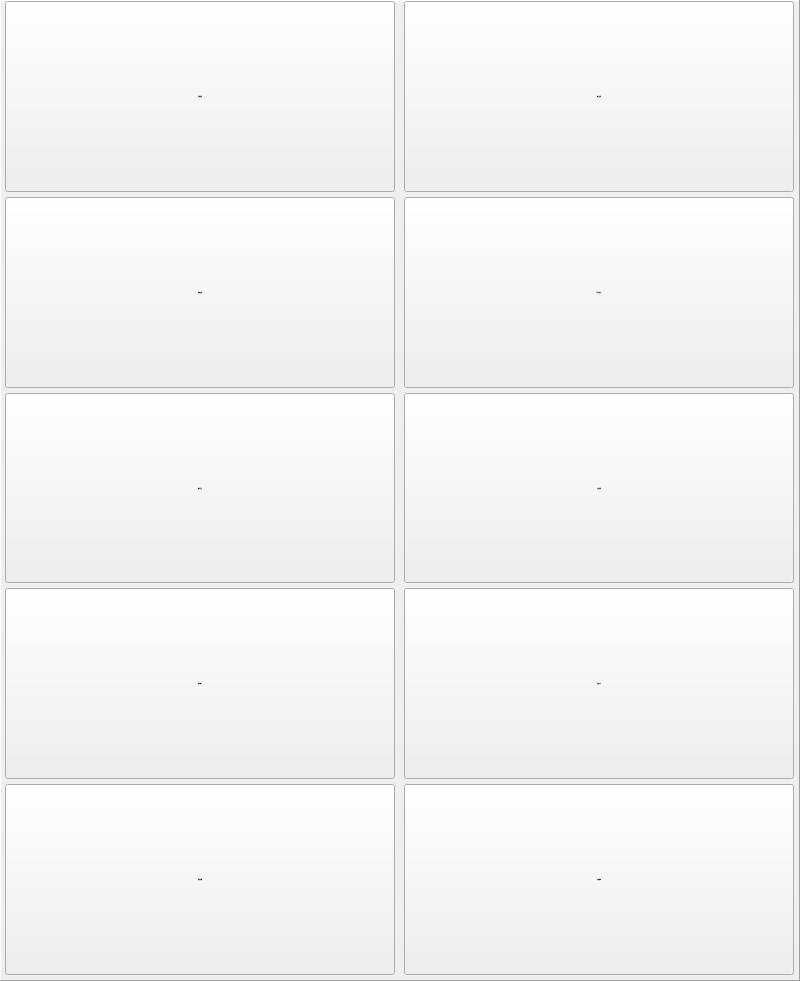
<?xml version="1.0" encoding="UTF-8"?>
<ui version="4.0">
 <class>Formmenu</class>
 <widget class="QWidget" name="Formmenu">
  <property name="geometry">
   <rect>
    <x>0</x>
    <y>0</y>
    <width>800</width>
    <height>981</height>
   </rect>
  </property>
  <property name="sizePolicy">
   <sizepolicy hsizetype="Fixed" vsizetype="Fixed">
    <horstretch>0</horstretch>
    <verstretch>0</verstretch>
   </sizepolicy>
  </property>
  <property name="minimumSize">
   <size>
    <width>800</width>
    <height>981</height>
   </size>
  </property>
  <property name="maximumSize">
   <size>
    <width>800</width>
    <height>981</height>
   </size>
  </property>
  <property name="font">
   <font>
    <family>微软雅黑</family>
    <pointsize>-1</pointsize>
    <weight>50</weight>
    <italic>false</italic>
    <bold>false</bold>
   </font>
  </property>
  <property name="windowTitle">
   <string notr="true">功能画面</string>
  </property>
  <property name="styleSheet">
   <string notr="true">font: 40px &quot;微软雅黑&quot;;</string>
  </property>
  <layout class="QGridLayout" name="gridLayoutForm">
   <property name="margin">
    <number>0</number>
   </property>
   <property name="spacing">
    <number>0</number>
   </property>
   <item row="0" column="0">
    <widget class="QFrame" name="frameMenu">
     <property name="sizePolicy">
      <sizepolicy hsizetype="Expanding" vsizetype="Expanding">
       <horstretch>0</horstretch>
       <verstretch>0</verstretch>
      </sizepolicy>
     </property>
     <property name="maximumSize">
      <size>
       <width>16777215</width>
       <height>16777215</height>
      </size>
     </property>
     <property name="font">
      <font>
       <family>微软雅黑</family>
       <pointsize>-1</pointsize>
       <weight>50</weight>
       <italic>false</italic>
       <bold>false</bold>
      </font>
     </property>
     <property name="focusPolicy">
      <enum>Qt::NoFocus</enum>
     </property>
     <property name="styleSheet">
      <string notr="true">/* Set the toolbutton style */

QToolButton
{
/*	color: white;*/
	
	background-color: rgb(220, 220, 220);
}
QToolButton:!pressed
{

/*	border-image: url(:/img/widget/ServoBtnNormal.png) 12 12 12 12;*/
	border-top: 12px transparent;
	border-right: 12px transparent;
	border-bottom: 12px transparent;
	border-left: 12px transparent;
}


QToolButton:pressed
{
/*	border-image: url(:/img/widget/ServoBtnNormal.png) 12 12 12 12;*/
	border-top: 12px transparent;
	border-right: 12px transparent;
	border-bottom: 12px transparent;
	border-left: 12px transparent;
}
</string>
     </property>
     <property name="frameShape">
      <enum>QFrame::Panel</enum>
     </property>
     <property name="frameShadow">
      <enum>QFrame::Raised</enum>
     </property>
     <property name="IsMainArea" stdset="0">
      <bool>true</bool>
     </property>
     <layout class="QGridLayout" name="gridLayout">
      <property name="leftMargin">
       <number>0</number>
      </property>
      <property name="topMargin">
       <number>0</number>
      </property>
      <property name="rightMargin">
       <number>0</number>
      </property>
      <property name="bottomMargin">
       <number>5</number>
      </property>
      <property name="spacing">
       <number>5</number>
      </property>
      <item row="1" column="1">
       <widget class="QPushButton" name="toolButtonVarInit">
        <property name="sizePolicy">
         <sizepolicy hsizetype="Fixed" vsizetype="Expanding">
          <horstretch>0</horstretch>
          <verstretch>0</verstretch>
         </sizepolicy>
        </property>
        <property name="minimumSize">
         <size>
          <width>390</width>
          <height>0</height>
         </size>
        </property>
        <property name="maximumSize">
         <size>
          <width>390</width>
          <height>195</height>
         </size>
        </property>
        <property name="font">
         <font>
          <family>微软雅黑</family>
          <pointsize>-1</pointsize>
          <weight>50</weight>
          <italic>false</italic>
          <bold>false</bold>
         </font>
        </property>
        <property name="focusPolicy">
         <enum>Qt::NoFocus</enum>
        </property>
        <property name="styleSheet">
         <string notr="true"/>
        </property>
        <property name="text">
         <string>程序初始化</string>
        </property>
        <property name="icon">
         <iconset resource="xPad.qrc">
          <normaloff>:/img/64X64/ElecGear.png</normaloff>:/img/64X64/ElecGear.png</iconset>
        </property>
        <property name="iconSize">
         <size>
          <width>64</width>
          <height>64</height>
         </size>
        </property>
       </widget>
      </item>
      <item row="2" column="1">
       <widget class="QPushButton" name="toolButtonUiSetup">
        <property name="sizePolicy">
         <sizepolicy hsizetype="Fixed" vsizetype="Expanding">
          <horstretch>0</horstretch>
          <verstretch>0</verstretch>
         </sizepolicy>
        </property>
        <property name="minimumSize">
         <size>
          <width>390</width>
          <height>0</height>
         </size>
        </property>
        <property name="maximumSize">
         <size>
          <width>390</width>
          <height>195</height>
         </size>
        </property>
        <property name="font">
         <font>
          <family>微软雅黑</family>
          <pointsize>-1</pointsize>
          <weight>50</weight>
          <italic>false</italic>
          <bold>false</bold>
         </font>
        </property>
        <property name="focusPolicy">
         <enum>Qt::NoFocus</enum>
        </property>
        <property name="text">
         <string>界面设置</string>
        </property>
        <property name="icon">
         <iconset resource="xPad.qrc">
          <normaloff>:/img/64X64/UiSetup.png</normaloff>:/img/64X64/UiSetup.png</iconset>
        </property>
        <property name="iconSize">
         <size>
          <width>64</width>
          <height>64</height>
         </size>
        </property>
       </widget>
      </item>
      <item row="5" column="1">
       <widget class="QPushButton" name="toolButtonInformation">
        <property name="sizePolicy">
         <sizepolicy hsizetype="Fixed" vsizetype="Expanding">
          <horstretch>0</horstretch>
          <verstretch>0</verstretch>
         </sizepolicy>
        </property>
        <property name="minimumSize">
         <size>
          <width>390</width>
          <height>0</height>
         </size>
        </property>
        <property name="maximumSize">
         <size>
          <width>390</width>
          <height>195</height>
         </size>
        </property>
        <property name="font">
         <font>
          <family>微软雅黑</family>
          <pointsize>-1</pointsize>
          <weight>50</weight>
          <italic>false</italic>
          <bold>false</bold>
         </font>
        </property>
        <property name="focusPolicy">
         <enum>Qt::NoFocus</enum>
        </property>
        <property name="text">
         <string>系统信息</string>
        </property>
        <property name="icon">
         <iconset resource="xPad.qrc">
          <normaloff>:/img/64X64/Information.png</normaloff>:/img/64X64/Information.png</iconset>
        </property>
        <property name="iconSize">
         <size>
          <width>64</width>
          <height>64</height>
         </size>
        </property>
       </widget>
      </item>
      <item row="3" column="1">
       <widget class="QPushButton" name="toolButtonSyslog">
        <property name="sizePolicy">
         <sizepolicy hsizetype="Fixed" vsizetype="Expanding">
          <horstretch>0</horstretch>
          <verstretch>0</verstretch>
         </sizepolicy>
        </property>
        <property name="minimumSize">
         <size>
          <width>390</width>
          <height>0</height>
         </size>
        </property>
        <property name="maximumSize">
         <size>
          <width>390</width>
          <height>195</height>
         </size>
        </property>
        <property name="font">
         <font>
          <family>微软雅黑</family>
          <pointsize>-1</pointsize>
          <weight>50</weight>
          <italic>false</italic>
          <bold>false</bold>
         </font>
        </property>
        <property name="text">
         <string>系统日志</string>
        </property>
        <property name="icon">
         <iconset resource="xPad.qrc">
          <normaloff>:/img/64X64/LogViewer.png</normaloff>:/img/64X64/LogViewer.png</iconset>
        </property>
        <property name="iconSize">
         <size>
          <width>64</width>
          <height>64</height>
         </size>
        </property>
       </widget>
      </item>
      <item row="0" column="1">
       <widget class="QPushButton" name="toolButtonIO">
        <property name="sizePolicy">
         <sizepolicy hsizetype="Fixed" vsizetype="Expanding">
          <horstretch>0</horstretch>
          <verstretch>0</verstretch>
         </sizepolicy>
        </property>
        <property name="minimumSize">
         <size>
          <width>390</width>
          <height>0</height>
         </size>
        </property>
        <property name="maximumSize">
         <size>
          <width>390</width>
          <height>195</height>
         </size>
        </property>
        <property name="font">
         <font>
          <family>微软雅黑</family>
          <pointsize>-1</pointsize>
          <weight>50</weight>
          <italic>false</italic>
          <bold>false</bold>
         </font>
        </property>
        <property name="focusPolicy">
         <enum>Qt::NoFocus</enum>
        </property>
        <property name="text">
         <string>端口设置</string>
        </property>
        <property name="icon">
         <iconset resource="xPad.qrc">
          <normaloff>:/img/64X64/IOPort.png</normaloff>:/img/64X64/IOPort.png</iconset>
        </property>
        <property name="iconSize">
         <size>
          <width>64</width>
          <height>64</height>
         </size>
        </property>
       </widget>
      </item>
      <item row="0" column="0">
       <widget class="QPushButton" name="toolButtonSystem">
        <property name="sizePolicy">
         <sizepolicy hsizetype="Fixed" vsizetype="Expanding">
          <horstretch>0</horstretch>
          <verstretch>0</verstretch>
         </sizepolicy>
        </property>
        <property name="minimumSize">
         <size>
          <width>390</width>
          <height>0</height>
         </size>
        </property>
        <property name="maximumSize">
         <size>
          <width>390</width>
          <height>195</height>
         </size>
        </property>
        <property name="font">
         <font>
          <family>微软雅黑</family>
          <pointsize>-1</pointsize>
          <weight>50</weight>
          <italic>false</italic>
          <bold>false</bold>
         </font>
        </property>
        <property name="focusPolicy">
         <enum>Qt::NoFocus</enum>
        </property>
        <property name="layoutDirection">
         <enum>Qt::LeftToRight</enum>
        </property>
        <property name="styleSheet">
         <string notr="true"/>
        </property>
        <property name="text">
         <string>系统设置</string>
        </property>
        <property name="icon">
         <iconset resource="xPad.qrc">
          <normaloff>:/img/64X64/System.png</normaloff>:/img/64X64/System.png</iconset>
        </property>
        <property name="iconSize">
         <size>
          <width>64</width>
          <height>64</height>
         </size>
        </property>
       </widget>
      </item>
      <item row="1" column="0">
       <widget class="QPushButton" name="toolButtonServo">
        <property name="sizePolicy">
         <sizepolicy hsizetype="Fixed" vsizetype="Expanding">
          <horstretch>0</horstretch>
          <verstretch>0</verstretch>
         </sizepolicy>
        </property>
        <property name="minimumSize">
         <size>
          <width>390</width>
          <height>0</height>
         </size>
        </property>
        <property name="maximumSize">
         <size>
          <width>390</width>
          <height>195</height>
         </size>
        </property>
        <property name="font">
         <font>
          <family>微软雅黑</family>
          <pointsize>-1</pointsize>
          <weight>50</weight>
          <italic>false</italic>
          <bold>false</bold>
         </font>
        </property>
        <property name="focusPolicy">
         <enum>Qt::NoFocus</enum>
        </property>
        <property name="text">
         <string>伺服设置</string>
        </property>
        <property name="icon">
         <iconset resource="xPad.qrc">
          <normaloff>:/img/64X64/Servo.png</normaloff>:/img/64X64/Servo.png</iconset>
        </property>
        <property name="iconSize">
         <size>
          <width>64</width>
          <height>64</height>
         </size>
        </property>
       </widget>
      </item>
      <item row="2" column="0">
       <widget class="QPushButton" name="toolButtonManufactory">
        <property name="sizePolicy">
         <sizepolicy hsizetype="Fixed" vsizetype="Expanding">
          <horstretch>0</horstretch>
          <verstretch>0</verstretch>
         </sizepolicy>
        </property>
        <property name="minimumSize">
         <size>
          <width>390</width>
          <height>0</height>
         </size>
        </property>
        <property name="maximumSize">
         <size>
          <width>390</width>
          <height>195</height>
         </size>
        </property>
        <property name="font">
         <font>
          <family>微软雅黑</family>
          <pointsize>-1</pointsize>
          <weight>50</weight>
          <italic>false</italic>
          <bold>false</bold>
         </font>
        </property>
        <property name="focusPolicy">
         <enum>Qt::NoFocus</enum>
        </property>
        <property name="text">
         <string>软件升级</string>
        </property>
        <property name="icon">
         <iconset resource="xPad.qrc">
          <normaloff>:/img/64X64/SoftwareUpdate.png</normaloff>:/img/64X64/SoftwareUpdate.png</iconset>
        </property>
        <property name="iconSize">
         <size>
          <width>64</width>
          <height>64</height>
         </size>
        </property>
       </widget>
      </item>
      <item row="5" column="0">
       <widget class="QPushButton" name="toolButtonOption">
        <property name="sizePolicy">
         <sizepolicy hsizetype="Fixed" vsizetype="Expanding">
          <horstretch>0</horstretch>
          <verstretch>0</verstretch>
         </sizepolicy>
        </property>
        <property name="minimumSize">
         <size>
          <width>390</width>
          <height>0</height>
         </size>
        </property>
        <property name="maximumSize">
         <size>
          <width>390</width>
          <height>195</height>
         </size>
        </property>
        <property name="font">
         <font>
          <family>微软雅黑</family>
          <pointsize>-1</pointsize>
          <weight>50</weight>
          <italic>false</italic>
          <bold>false</bold>
         </font>
        </property>
        <property name="focusPolicy">
         <enum>Qt::NoFocus</enum>
        </property>
        <property name="text">
         <string> 程序配置</string>
        </property>
        <property name="icon">
         <iconset resource="xPad.qrc">
          <normaloff>:/img/64X64/Option.png</normaloff>:/img/64X64/Option.png</iconset>
        </property>
        <property name="iconSize">
         <size>
          <width>64</width>
          <height>64</height>
         </size>
        </property>
       </widget>
      </item>
      <item row="3" column="0">
       <widget class="QPushButton" name="toolButtonAdj">
        <property name="sizePolicy">
         <sizepolicy hsizetype="Fixed" vsizetype="Expanding">
          <horstretch>0</horstretch>
          <verstretch>0</verstretch>
         </sizepolicy>
        </property>
        <property name="minimumSize">
         <size>
          <width>390</width>
          <height>0</height>
         </size>
        </property>
        <property name="maximumSize">
         <size>
          <width>390</width>
          <height>195</height>
         </size>
        </property>
        <property name="font">
         <font>
          <family>微软雅黑</family>
          <pointsize>-1</pointsize>
          <weight>50</weight>
          <italic>false</italic>
          <bold>false</bold>
         </font>
        </property>
        <property name="focusPolicy">
         <enum>Qt::NoFocus</enum>
        </property>
        <property name="text">
         <string>调位操作</string>
        </property>
        <property name="icon">
         <iconset resource="xPad.qrc">
          <normaloff>:/img/64X64/Adjustment.png</normaloff>:/img/64X64/Adjustment.png</iconset>
        </property>
        <property name="iconSize">
         <size>
          <width>64</width>
          <height>64</height>
         </size>
        </property>
       </widget>
      </item>
     </layout>
    </widget>
   </item>
  </layout>
 </widget>
 <resources>
  <include location="xPad.qrc"/>
 </resources>
 <connections>
  <connection>
   <sender>toolButtonVarInit</sender>
   <signal>clicked()</signal>
   <receiver>Formmenu</receiver>
   <slot>BtnVarInit()</slot>
   <hints>
    <hint type="sourcelabel">
     <x>600</x>
     <y>103</y>
    </hint>
    <hint type="destinationlabel">
     <x>402</x>
     <y>490</y>
    </hint>
   </hints>
  </connection>
  <connection>
   <sender>toolButtonUiSetup</sender>
   <signal>clicked()</signal>
   <receiver>Formmenu</receiver>
   <slot>BtnUiSetup()</slot>
   <hints>
    <hint type="sourcelabel">
     <x>600</x>
     <y>296</y>
    </hint>
    <hint type="destinationlabel">
     <x>402</x>
     <y>490</y>
    </hint>
   </hints>
  </connection>
  <connection>
   <sender>toolButtonSyslog</sender>
   <signal>clicked()</signal>
   <receiver>Formmenu</receiver>
   <slot>BtnSystemLog()</slot>
   <hints>
    <hint type="sourcelabel">
     <x>600</x>
     <y>490</y>
    </hint>
    <hint type="destinationlabel">
     <x>402</x>
     <y>490</y>
    </hint>
   </hints>
  </connection>
  <connection>
   <sender>toolButtonInformation</sender>
   <signal>clicked()</signal>
   <receiver>Formmenu</receiver>
   <slot>BtnInformation()</slot>
   <hints>
    <hint type="sourcelabel">
     <x>600</x>
     <y>683</y>
    </hint>
    <hint type="destinationlabel">
     <x>402</x>
     <y>490</y>
    </hint>
   </hints>
  </connection>
  <connection>
   <sender>toolButtonSystem</sender>
   <signal>clicked()</signal>
   <receiver>Formmenu</receiver>
   <slot>BtnSystemClick()</slot>
   <hints>
    <hint type="sourcelabel">
     <x>204</x>
     <y>103</y>
    </hint>
    <hint type="destinationlabel">
     <x>402</x>
     <y>490</y>
    </hint>
   </hints>
  </connection>
  <connection>
   <sender>toolButtonServo</sender>
   <signal>clicked()</signal>
   <receiver>Formmenu</receiver>
   <slot>BtnServoClick()</slot>
   <hints>
    <hint type="sourcelabel">
     <x>204</x>
     <y>296</y>
    </hint>
    <hint type="destinationlabel">
     <x>402</x>
     <y>490</y>
    </hint>
   </hints>
  </connection>
  <connection>
   <sender>toolButtonManufactory</sender>
   <signal>clicked()</signal>
   <receiver>Formmenu</receiver>
   <slot>BtnManufacturer()</slot>
   <hints>
    <hint type="sourcelabel">
     <x>204</x>
     <y>490</y>
    </hint>
    <hint type="destinationlabel">
     <x>402</x>
     <y>490</y>
    </hint>
   </hints>
  </connection>
  <connection>
   <sender>toolButtonAdj</sender>
   <signal>clicked()</signal>
   <receiver>Formmenu</receiver>
   <slot>BtnAdjustClick()</slot>
   <hints>
    <hint type="sourcelabel">
     <x>204</x>
     <y>683</y>
    </hint>
    <hint type="destinationlabel">
     <x>402</x>
     <y>490</y>
    </hint>
   </hints>
  </connection>
  <connection>
   <sender>toolButtonOption</sender>
   <signal>clicked()</signal>
   <receiver>Formmenu</receiver>
   <slot>BtnOption()</slot>
   <hints>
    <hint type="sourcelabel">
     <x>204</x>
     <y>877</y>
    </hint>
    <hint type="destinationlabel">
     <x>402</x>
     <y>490</y>
    </hint>
   </hints>
  </connection>
  <connection>
   <sender>toolButtonIO</sender>
   <signal>clicked()</signal>
   <receiver>Formmenu</receiver>
   <slot>BtnIOSetup()</slot>
   <hints>
    <hint type="sourcelabel">
     <x>598</x>
     <y>96</y>
    </hint>
    <hint type="destinationlabel">
     <x>399</x>
     <y>490</y>
    </hint>
   </hints>
  </connection>
 </connections>
 <slots>
  <slot>BtnServoClick()</slot>
  <slot>BtnSystemClick()</slot>
  <slot>BtnAdjustClick()</slot>
  <slot>BtnUiSetup()</slot>
  <slot>BtnInformation()</slot>
  <slot>BtnManufacturer()</slot>
  <slot>BtnSystemLog()</slot>
  <slot>BtnOption()</slot>
  <slot>BtnVarInit()</slot>
  <slot>BtnIOSetup()</slot>
 </slots>
</ui>
